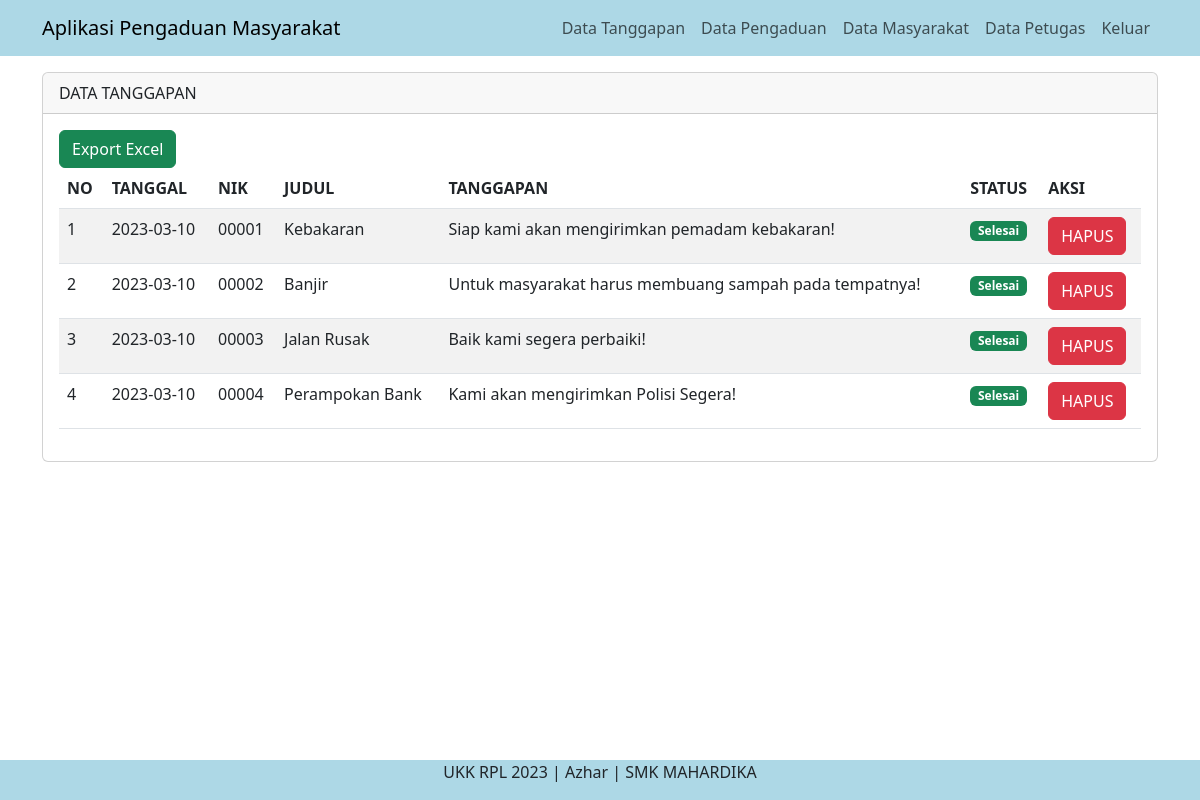
/admin/index.php?page=tanggapan (signed in), run on the app's committed database.
### tables this page shows
CREATE TABLE `tanggapan` (
  `id_tanggapan` int(11) NOT NULL,
  `id_pengaduan` int(11) NOT NULL,
  `tgl_tanggapan` date NOT NULL,
  `tanggapan` text NOT NULL,
  `id_petugas` int(11) NOT NULL
);

CREATE TABLE `pengaduan` (
  `id_pengaduan` int(11) NOT NULL,
  `tgl_pengaduan` date NOT NULL,
  `nik` char(16) NOT NULL,
  `judul_laporan` varchar(50) NOT NULL,
  `isi_laporan` text NOT NULL,
  `foto` varchar(255) NOT NULL,
  `status` enum('0','proses','selesai') NOT NULL
);

### admin/data_tanggapan.php (the view, shortened to what this page needs)
<div class="container">
<div class="row">
      <div class="col-md-12 mt-3">
      <div class= "card">
    <div class="card-header">
        DATA TANGGAPAN
    </div>
    <div class="card-body">
      <a href="export_tanggapan.php" class="btn btn-success" target="_blank">Export Excel</a>
      <table class="table table-striped">
        <thead>
          <tr>
            <th>NO</th>
            <th>TANGGAL</th>
            <th>NIK</th>
            <th>JUDUL</th>
            <th>TANGGAPAN</th>
            <th>STATUS</th>
            <th>AKSI</th>
          </tr>
        </thead>
        <tbody>
        <tbody>
          <?php
          include '../config/koneksi.php';
          $no = 1;
          $query = mysqli_query($koneksi, "SELECT a.*, b.* FROM tanggapan a INNER JOIN pengaduan b ON a.id_pengaduan=b.id_pengaduan");
          while ($data = mysqli_fetch_array($query)) { ?>
          <tr>
            <td><?php echo $no++ ?></td>
            <td><?php echo $data['tgl_pengaduan'] ?></td>
            <td><?php echo $data['nik'] ?></td>
            <td><?php echo $data['judul_laporan'] ?></td>
            <td><?php echo $data['tanggapan'] ?></td>
            <td>
              <?php
              if ($data['status'] == 'proses') {
                echo "<span class='badge bg-warning'>Proses</span>";
              } elseif ($data['status'] == 'selesai'){
                echo "<span class='badge bg-success'>Selesai</span>";
              } else {
                echo "<span class='badge bg-danger'>Menunggu</span>";
              }
              ?>
          </td>
          <td>
          <a href="" class="btn btn-danger" data-bs-toggle="modal" data-bs-target="#hapus<?php echo $data['id_tanggapan'] ?>">HAPUS</a>
          </td>
          </tr>
          <?php } ?>
        </tbody>
      </table>
</div>
</div>
      </div>

### data on the page
tanggapan: id_pengaduan.tgl_pengaduan "2023-03-10", id_pengaduan.nik "00001", id_pengaduan.judul_laporan "Kebakaran", tanggapan "Siap kami akan mengirimkan pemadam kebakaran!"
tanggapan: id_pengaduan.tgl_pengaduan "2023-03-10", id_pengaduan.nik "00002", id_pengaduan.judul_laporan "Banjir", tanggapan "Untuk masyarakat harus membuang sampah pada tempatnya!"
tanggapan: id_pengaduan.tgl_pengaduan "2023-03-10", id_pengaduan.nik "00003", id_pengaduan.judul_laporan "Jalan Rusak", tanggapan "Baik kami segera perbaiki!"
tanggapan: id_pengaduan.tgl_pengaduan "2023-03-10", id_pengaduan.nik "00004", id_pengaduan.judul_laporan "Perampokan Bank", tanggapan "Kami akan mengirimkan Polisi Segera!"
